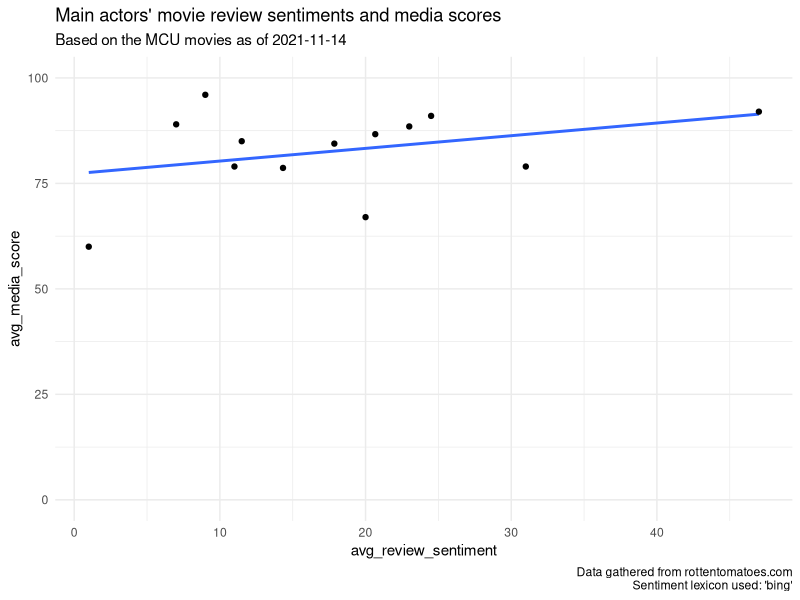
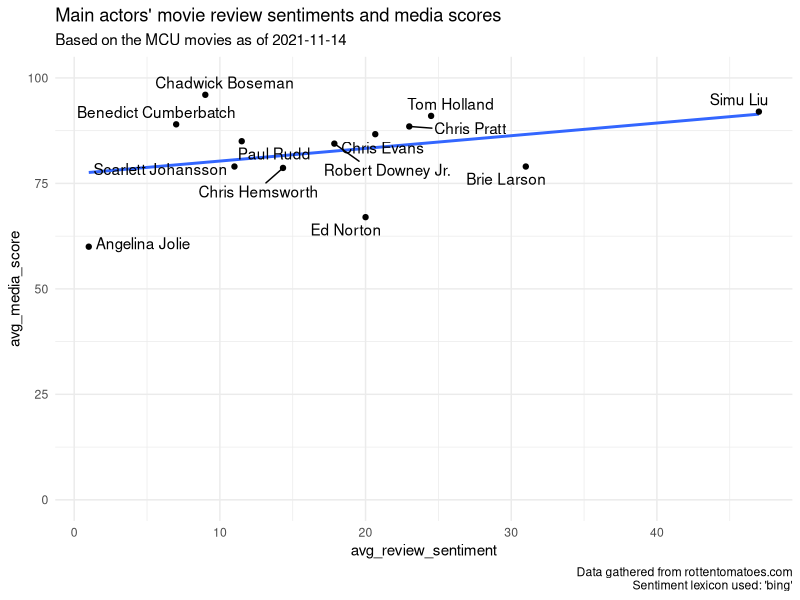
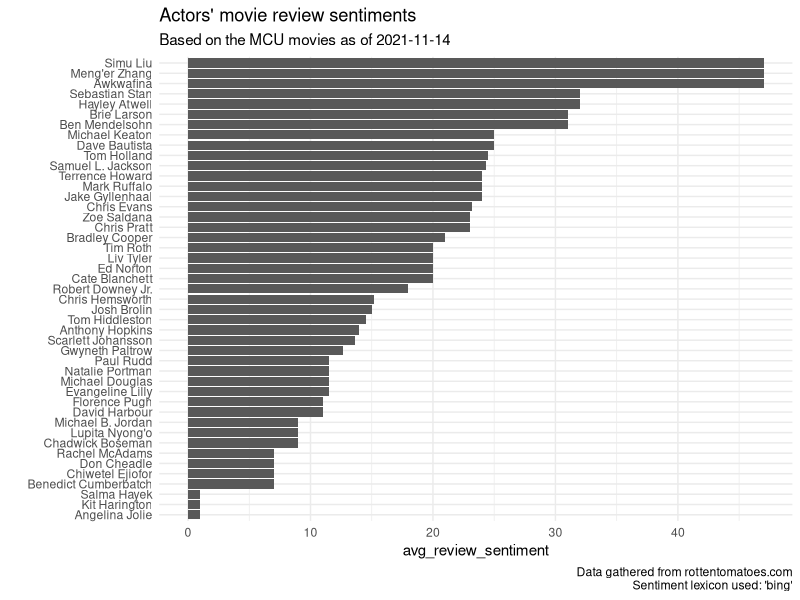

The R script that drew these images, in order:
library(data.table)
library(ggplot2)
library(magrittr)
library(tidytext)


## Task 1
marvel_reviews_raw <- fread("week8/data/marvel_reviews_raw.csv")

marvel_reviews <- marvel_reviews_raw %>%
    .[, media_score := as.integer(gsub("%", "", media_score))] %>%
    .[, main_actor := stringr::str_match(cast, "^(.+), .+, .+$")[, 2]]
    # alternatively w/ gsub:
    # .[, main_actor := gsub(", .+, .+$", "", cast)]

sentiment_scores <- tidytext::get_sentiments(lexicon = "bing") %>%
    data.table() %>%
    .[, sentiment := ifelse(sentiment == "positive", 1, -1)]

movie_review_sentiments <- marvel_reviews %>%
    .[, .(title, short_review)] %>%
    unnest_tokens(input = "short_review", output = "word", drop = FALSE) %>%
    merge(sentiment_scores, by = "word") %>%
    .[, .(movie_review_sentiment_score = sum(sentiment)), by = c("title")]

main_actor_scores <- marvel_reviews %>%
    .[, .(main_actor, title, media_score)] %>%
    unique() %>%
    merge(movie_review_sentiments, by = c("title")) %>%
    .[, .(
            avg_media_score = mean(media_score),
            avg_review_sentiment = mean(movie_review_sentiment_score)
        ),
        by = "main_actor"
    ]

plot <- ggplot(
    main_actor_scores,
    aes(x = avg_review_sentiment, y = avg_media_score, label = main_actor)
) +
    geom_smooth(method = "lm", se = FALSE) +
    geom_point() +
    labs(
        title = "Main actors' movie review sentiments and media scores",
        subtitle = "Based on the MCU movies as of 2021-11-14",
        caption = paste(
            "Data gathered from rottentomatoes.com",
            "Sentiment lexicon used: 'bing'",
            sep = "\n"
        )
    ) +
    ylim(c(0, 100)) +
    theme_minimal()

plot

plot + ggrepel::geom_text_repel()

## Task 2 - For 2 bonus points
movie_actors <- marvel_reviews_raw %>%
    .[, .(title, cast)] %>%
    unique() %>%
    .[, (c("actor1", "actor2", "actor3")) := as.data.table(
        stringr::str_match(cast, "^(.+), (.+), (.+)$")[, 2:4]
    )] %>%
    .[, -c("cast")] %>%
    melt(id.vars = "title", value.name = "actor") %>%
    .[, -c("variable")]

actor_scores <- marvel_reviews %>%
    .[, .(title, media_score)] %>%
    unique() %>%
    merge(movie_actors, by = "title") %>%
    merge(movie_review_sentiments, by = c("title")) %>%
    .[, .(avg_review_sentiment = mean(movie_review_sentiment_score)),
        by = "actor"
    ]

ggplot(
    actor_scores,
    aes(x = reorder(actor, avg_review_sentiment), y = avg_review_sentiment)
) +
    geom_col() +
    coord_flip() +
    labs(
        title = "Actors' movie review sentiments",
        subtitle = "Based on the MCU movies as of 2021-11-14",
        caption = paste(
            "Data gathered from rottentomatoes.com",
            "Sentiment lexicon used: 'bing'",
            sep = "\n"
        ),
        x = ""
    ) +
    theme_minimal()
